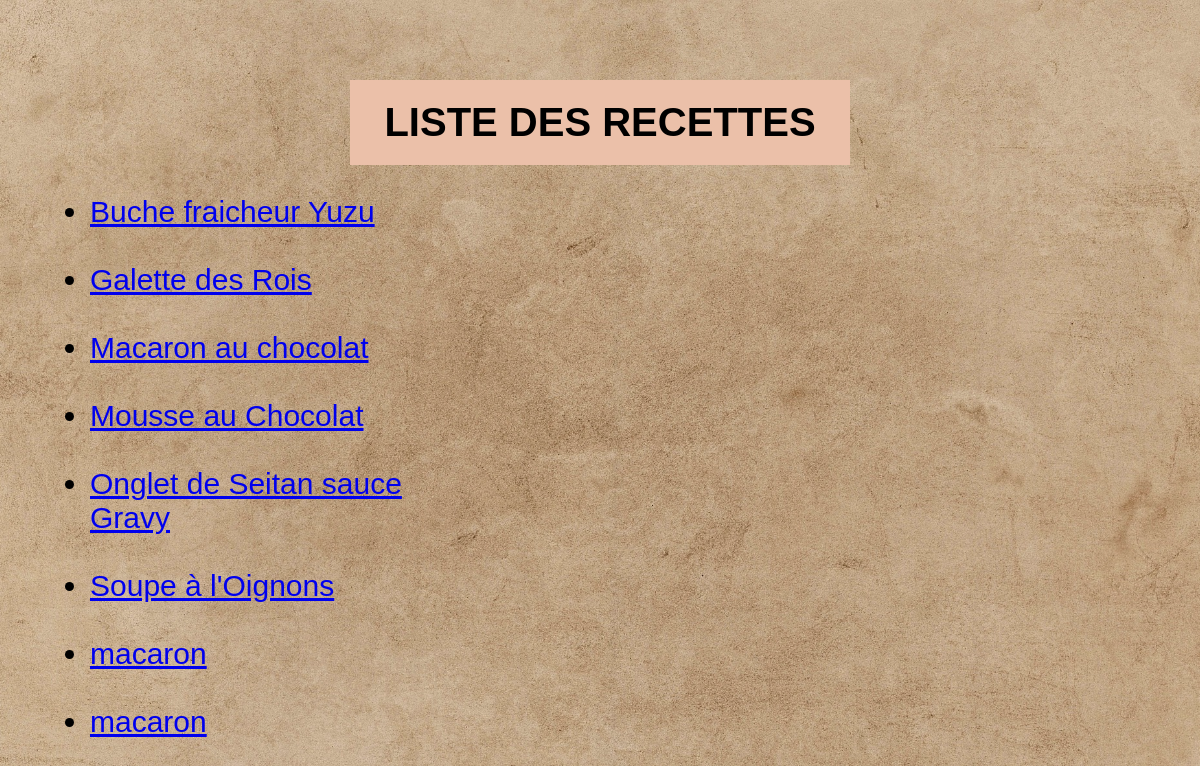
The page /recettes/ on the database as committed earlier.
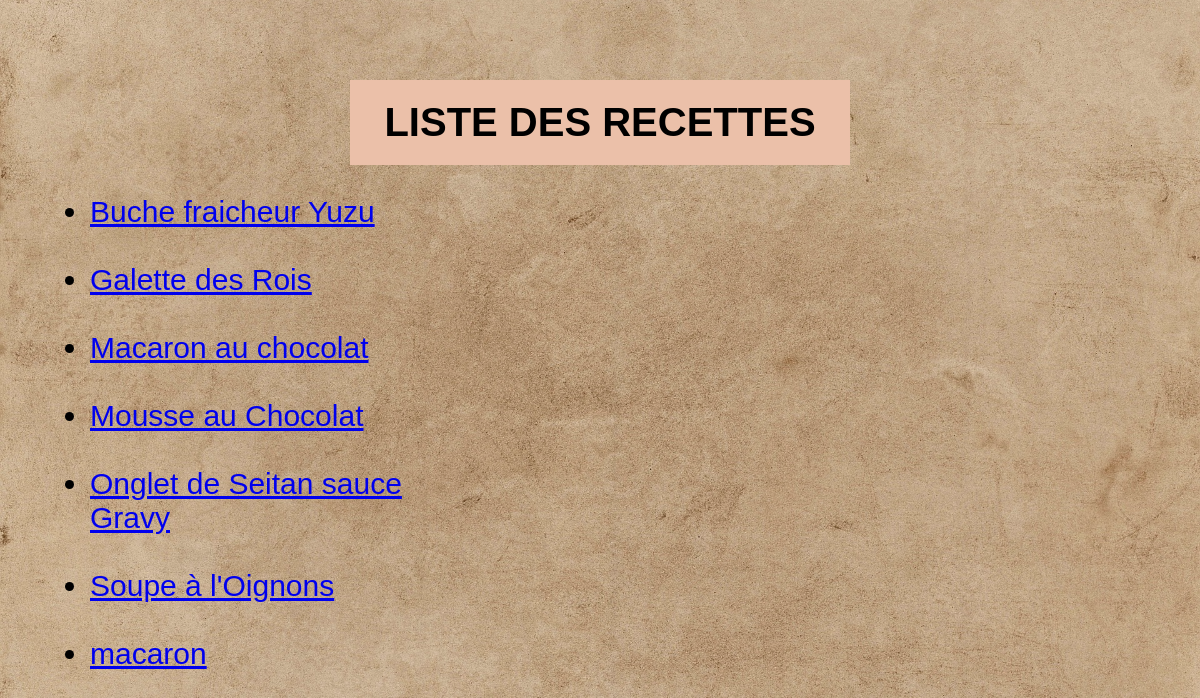
The same page on the database as committed later.
### library/models.py (models this page shows, shortened)
class Recettes (models.Model):
    PATISSERIE = "PT"
    PLAT = "PL"
    BOISSON = "BS"
    ENTREE = "ET"
    SAUCE = "SC"
    GENRES = [
        (PATISSERIE, "Pâtisserie"),
        (PLAT, "Plat"),
        (BOISSON, "Boisson"),
        (ENTREE, "Entrée"),
        (SAUCE, "Sauce"),
    ]
    titre = models.CharField(max_length=100)
    categorie = models.CharField(max_length=25, blank=True, choices=GENRES)
    slug= models.SlugField(blank=True)
    youtube= models.CharField(max_length=200, blank=True)
    canva = models.CharField(max_length=200, blank=True)
    photo = models.CharField(max_length=200, blank=True)

### library/views.py (the view)
# urls.py: path('', views.liste_recettes),
def liste_recettes(request):
    recettes = Recettes.objects.all().order_by('titre')
    return render(request, 'library/recettes.html', {'recettes':recettes})

### library/templates/library/recettes.html (shortened to what this page needs)
{% load static %}
<html lang="fr">
<head>
</head>
<h1>LISTE DES RECETTES</h1>
<link rel="stylesheet" href="{% static 'library/image/style.css' %}">
<body>
    <div class="recettes_list">
            <ul class="recette_list_item">
            {% for recette in recettes %}
                <li><a href="{% url 'liste_recettes:fiche_recette' recette.id %}">{{recette.titre}}</a></li>
                <br>
            {% endfor %}
            </ul>
    </div>
</body>
</html>

Rows that differ between the two databases and show on the page:
removed Recettes: titre "macaron"
